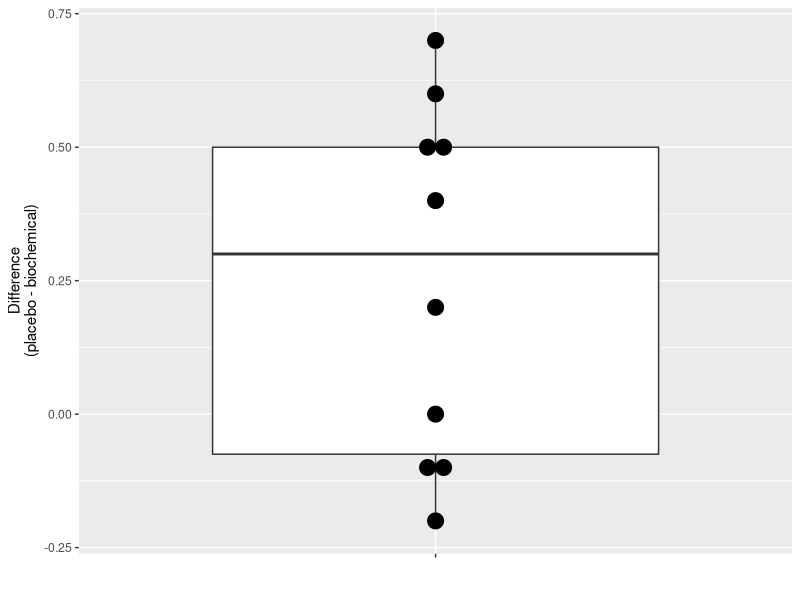

Source code (R):
## ---- chunk 1
library(tidyverse)
library(dplyr)
# rat holds the dataframe for the bio vs the normal leg. 
# d is the difference, weight [g]
rat = data.frame(
  bio = c(1.7, 2.0, 1.7, 1.5, 1.6, 
          2.4, 2.3, 2.4, 2.4, 2.6),
  pla = c(2.1, 1.8, 2.2, 2.2, 1.5, 
          2.9, 2.9, 2.4, 2.6, 2.5)
) |> mutate(d = pla - bio)
rat |> summarise(mean = mean(d), sd = sd(d))
## ---- chunk 2
rat |> ggplot() + 
  aes(x = "", y = d) + 
  geom_boxplot() + 
  geom_dotplot(
    binaxis = "y", 
    stackdir = "center") + 
  labs(x = "", 
       y = "Difference\n(placebo - biochemical)")
## ---- chunk 3
t.test(x = rat$d, alternative = "greater")
## ---- chunk 4
qt(p = 0.95, df = 9) # c
## ---- chunk 5
n = nrow(rat)
qt(0.95, df = 9) * sd(rat$d)/sqrt(n)
## ---- chunk 6
rat |> mutate(
  pos_d = d > 0
) |> arrange(d)
## ---- chunk 7
# number of positive differences (TRUE = 1, FALSE = 0)
sum(rat$d > 0) 

# number of non-zero differences
sum(rat$d != 0)
## ---- chunk 8
s = sign(rat$d)[sign(rat$d) != 0]
table(s)
## ---- chunk 9
binom.test(c(6, 3), p = 0.5, alternative = "greater")
## ---- chunk 10
binom.test(sum(s==1), n = length(s), p = 0.5, alternative = "greater")
## ---- chunk 11
t.test(rat$d, mu = 0, alternative = "greater")
